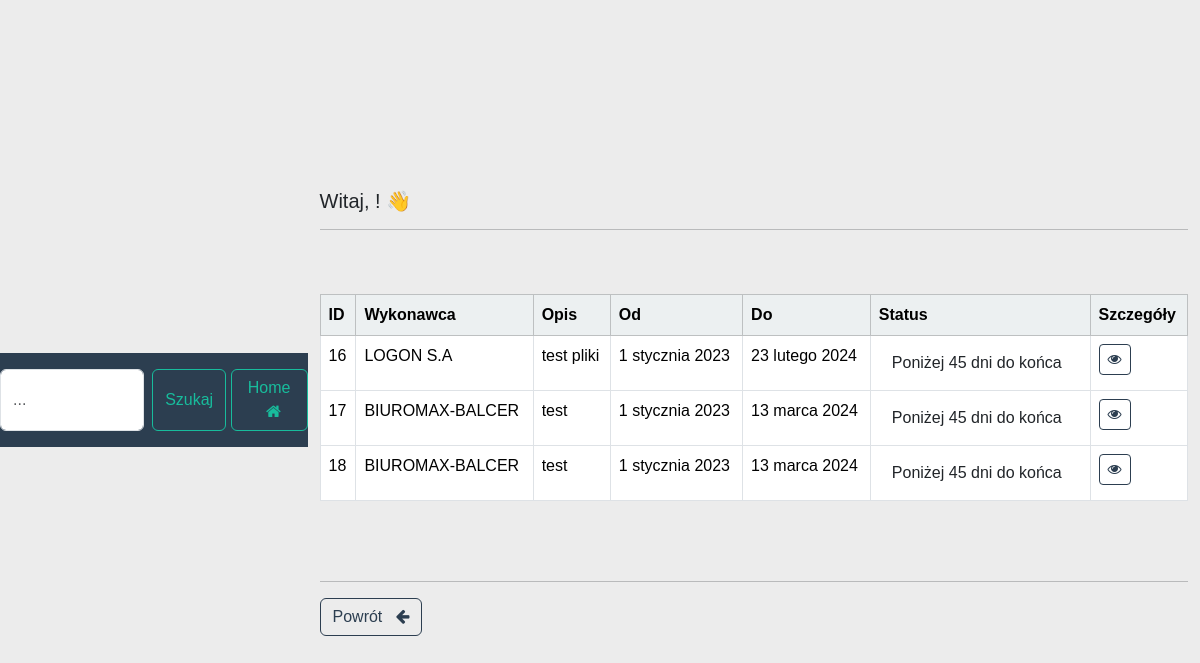
The app's page /umowy/search/ (signed in), older data.
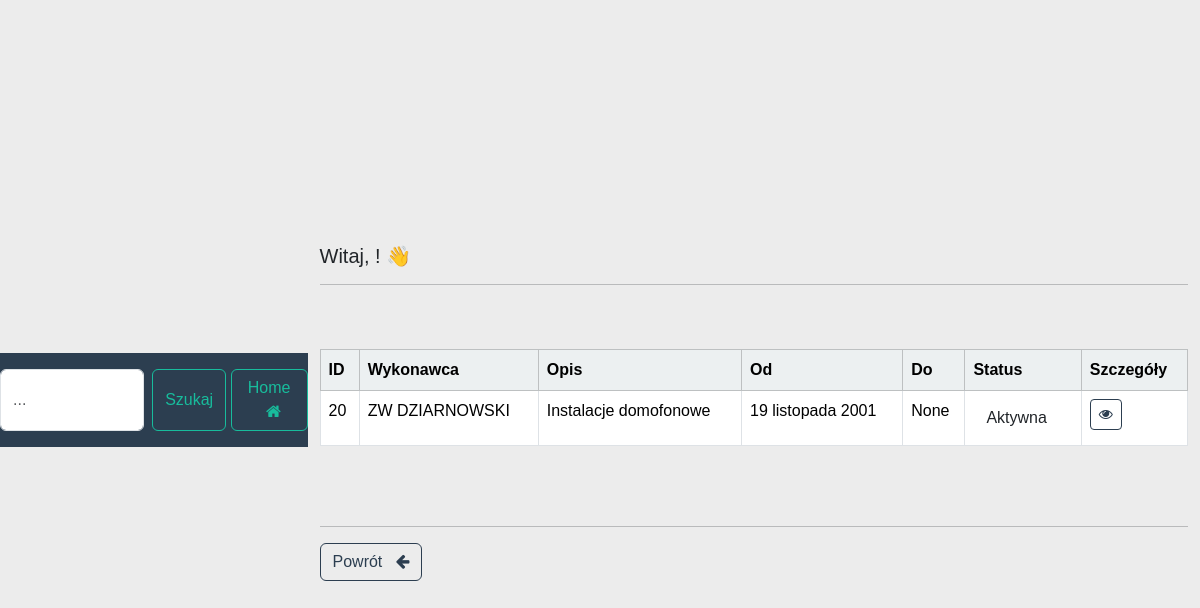
The same page, newer data.
### umowy/models.py (models this page shows, shortened)
class Contract(models.Model):
    contractor = models.ForeignKey(Contractor, on_delete=models.CASCADE)
    description = models.TextField()
    start_date = models.DateField()
    end_date = models.DateField(blank=True, null=True)
    status = models.CharField(max_length=100, default='Aktywna')

class Contractor(models.Model):
    name = models.CharField(max_length=100)

### umowy/views.py (the view)
# urls.py: path('search/', views.search_contracts, name='search_contracts'),
@login_required(login_url="login")
def search_contracts(request):
    searched = request.POST.get("searched", "").lower()
    my_contracts = Contract.objects.filter(contractor__name__icontains=searched)
    if not my_contracts:
        message = f"<b> Nie znaleziono Wykonawcy '{searched}'.</b>"
    else:
        message = ""
    return render(request, "search-contract.html", {"searched": searched, "my_contracts": my_contracts, "message": message})

### umowy/templates/search-contract.html (shortened to what this page needs)
{% extends 'base-contract.html' %}
{% block content %}
    <h5> Witaj, {{ user.first_name }} {{ user.last_name }}! 👋 </h5>
    <hr>
    <br><br>
    <table class="table  table-bordered" id="sample_data">
        <thead class="table-light">
        <tr>
            <th scope="col"> ID</th>
            <th scope="col"> Wykonawca</th>
            <th scope="col"> Opis</th>
            <th scope="col"> Od</th>
            <th scope="col"> Do</th>
            <th scope="col"> Status</th>
            <th scope="col"> Szczegóły</th>
        </tr>
        </thead>
        <tbody>
        {% if message %}
            <p>{{ message|safe }}</p>
        {% else %}
            {% for contract in my_contracts %}
                <tr>
                    <td> {{ contract.id }} </td>
                    <td> {{ contract.contractor.name }} </td>
                    <td> {{ contract.description }} </td>
                    <td> {{ contract.start_date }} </td>
                    <td> {{ contract.end_date }} </td>
                    <td>
                        <button class="btn {{ contract.status_css_class }}">{{ contract.status }}</button>
                    </td>
                    <td><a class="btn btn-outline-primary btn-sm" href="{% url 'details_contract' contract.id %}">
                        <i class="fa fa-eye" aria-hidden="true"></i> </a></td>
                </tr>
            {% endfor %}
        {% endif %}
        </tbody>
    </table>
    <br><br>
    <hr>
    <a href="{% url 'dashboard_umowy' %}" class="btn btn-outline-primary">Powrót &nbsp; <i class="fa fa-arrow-left"
                                                                                           aria-hidden="true"></i>
    </a>
{% endblock %}

### umowy/templates/base-contract.html (shortened to what this page needs)
{% load static %}
<!DOCTYPE html>
<html>
<head>
    <link rel="stylesheet" type="text/css" href="https://bootswatch.com/5/flatly/bootstrap.min.css">
    <link rel="stylesheet" type="text/css" href="{% static 'css/styles.css' %}"/>
    <link rel="stylesheet" href="https://cdnjs.cloudflare.com/ajax/libs/font-awesome/4.7.0/css/font-awesome.min.css">
</head>
<body>
{% include 'navbar-contracts.html' %}
<div class="container">
    <br>
    {% block content %}
    {% endblock %}
</div>
</body>
</html>

### umowy/templates/navbar-contracts.html (shortened to what this page needs)
<nav class="navbar navbar-expand-lg navbar-dark bg-primary justify-content-center">
    <ul class="navbar-nav ms-center">
        {% if user.is_authenticated %}
            <form class="d-flex" role="search" method="POST" action="{% url "search_contracts" %}">
                <input class="form-control me-2" type="search" placeholder="..." aria-label="Search"
                       name="searched">
                <button class="btn btn-outline-success" type="submit">Szukaj</button>
            </form>&nbsp;
            <a class="btn btn-outline-success" href="{% url 'dashboard' %}">Home &nbsp; <i
                    class="fa fa-home"
                    aria-hidden="true"></i>
            </a>
            </ul>
        {% endif %}
</nav>

### static/css/styles.css (style rules this page uses)
* { padding: 0; margin: 0; font-family: 'Poppins', sans-serif; }
body { display: flex; align-items: center; justify-content: center; height: 100vh; width: 100vw; background: #ececec; overflow: hidden; }

Row changes from the older to the newer data that the page shows:
removed Contract: id "16", contractor.name "LOGON S.A", description "test pliki", start_date "1 stycznia 2023", end_date "23 lutego 2024", status "Poniżej 45 dni do końca"
removed Contract: id "17", contractor.name "BIUROMAX-BALCER", description "test", start_date "1 stycznia 2023", end_date "13 marca 2024", status "Poniżej 45 dni do końca"
removed Contract: id "18", contractor.name "BIUROMAX-BALCER", description "test", start_date "1 stycznia 2023", end_date "13 marca 2024", status "Poniżej 45 dni do końca"
added Contract: id "20", contractor.name "ZW DZIARNOWSKI", description "Instalacje domofonowe", start_date "19 listopada 2001", end_date "None", status "Aktywna"
